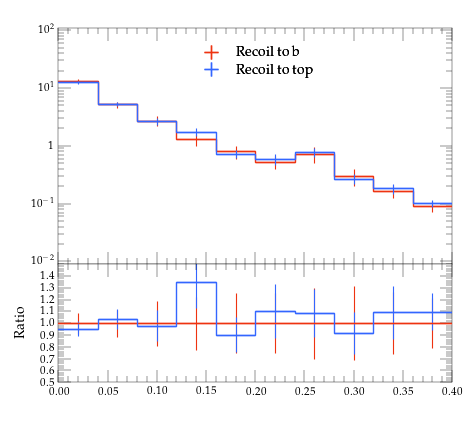

The script that saved this image:
#! /usr/bin/env python

# This Python script was auto-generated using YODA v2.0.2.
# Analysis object: /ATLAS_2013_I1243871/b_rho_ptbin7
# Timestamp: 06-08-2026 (15:14:29)

import matplotlib as mpl
import matplotlib.pyplot as plt
mpl.use('Agg') # comment out for interactive use
import os
import numpy as np

plotDir = os.path.split(os.path.realpath(__file__))[0]
if 'YODA_USER_PLOT_PATH' in globals():
    plot_outdir = globals()['YODA_USER_PLOT_PATH']
else:
    plot_outdir = plotDir

#plot style
plt.style.use(os.path.join(plotDir, '../default.mplstyle'))
# plot metadata
figW, figH = plt.rcParams['figure.figsize']
ax_xLabel = r''
ax_yLabel = r''
ax_title  = r''
ax_xScale = 'linear'
ax_yScale = 'log'
xLims = (0.0, 0.4)
yLims = (0.009000000000000001, 110.00000000000001)

# TeX-friendly labels for the legend
labels = {
    'legend' : ([ r"Recoil to b", r"Recoil to top" ], r""),
}

# Adjust canvas width and height
canvasW = 10.0
canvasH = 9.0
figW *= canvasW/10.
figH *= canvasH/9.

# Create figure and axis objects
fig, (ax, ratio0_ax) = plt.subplots(2, 1, sharex=True,
                  figsize=(figW,figH), gridspec_kw={'height_ratios': (6.0, 3.0)})

# Set figure margins
plt.subplots_adjust(
    left   = 1.0 * plt.rcParams['figure.subplot.left'],
    right  = 1.0 * plt.rcParams['figure.subplot.right'],
    top    = 1.0 * plt.rcParams['figure.subplot.top'],
    bottom = 1.0 * plt.rcParams['figure.subplot.bottom'])

ratio0_ax.yaxis.set_major_locator(mpl.ticker.MultipleLocator(0.1))
ratio0_ax.set_ylim(0.5, 1.4999)
ratio0_ax.set_ylabel('Ratio')

# the numerical data is stored in a separate file
dataf = dict()
prefix = os.path.split(__file__)[0]
if prefix:    prefix = prefix + '/'
exec(open(prefix+'b_rho_ptbin7__data.py').read(), dataf)


legend_handles = dict() # keep track of handles for the legend

# style options for curves
# starts at zorder>=5 to draw curve on top of legend
styles = {
  'recoil_b': {
    'color' : '#EE3311',
    'linestyle' : '-',
    'linewidth' : 1,
    'marker' : 'none',
    'markersize' : 2,
    'capsize' : 0.0,
    'zorder' : 5,
    'histstyle' : 1,
    'drawstyle' : 'steps-pre',
    'xerrorbars' : 1,
    'yerrorbars' : 1,
    'fillcolor' : None,
    'fillopacity' : 1.0,
    'ratio0_linestyle' : '-',
    'ratio0_linewidth' : 1,
    'ratio0_marker' : 'none',
    'ratio0_markersize' : 2,
    'ratio0_capsize' : 0.0,
    'ratio0_zorder' : 5,
    'ratio0_histstyle' : 1,
    'ratio0_drawstyle' : 'steps-pre',
    'ratio0_xerrorbars' : 1,
    'ratio0_yerrorbars' : 1,
  },
  'recoil_t': {
    'color' : '#3366FF',
    'linestyle' : '-',
    'linewidth' : 1,
    'marker' : 'none',
    'markersize' : 2,
    'capsize' : 0.0,
    'zorder' : 6,
    'histstyle' : 1,
    'drawstyle' : 'steps-pre',
    'xerrorbars' : 1,
    'yerrorbars' : 1,
    'fillcolor' : None,
    'fillopacity' : 1.0,
    'ratio0_linestyle' : '-',
    'ratio0_linewidth' : 1,
    'ratio0_marker' : 'none',
    'ratio0_markersize' : 2,
    'ratio0_capsize' : 0.0,
    'ratio0_zorder' : 6,
    'ratio0_histstyle' : 1,
    'ratio0_drawstyle' : 'steps-pre',
    'ratio0_xerrorbars' : 1,
    'ratio0_yerrorbars' : 1,
  },
}

# curve from input yoda files in main panel
for label, yvals in dataf['yvals'].items():
    if all(np.isnan(v) for v in dataf['yvals'][label]):
        continue
    tmp = None
    if styles[label]['histstyle']: # draw as histogram
        xpos = dataf['xedges'][label] if styles[label]['drawstyle'] else dataf['xpoints'][label]
        ypos = np.insert(yvals, 0, yvals[0]) if styles[label]['drawstyle'] else yvals
        if styles[label]['fillcolor']: # fill area below curve
            ax.fill_between(xpos, ypos, step='pre',
                            color=styles[label]['fillcolor'],
                            alpha=styles[label]['fillopacity'])
        tmp, = ax.plot(xpos, ypos,
                       color=styles[label]['color'],
                       linestyle=styles[label]['linestyle'],
                       linewidth=styles[label]['linewidth'],
                       drawstyle=styles[label]['drawstyle'], solid_joinstyle='miter',
                       zorder=styles[label]['zorder'], label=label)
    tmp = ax.errorbar(dataf['xpoints'][label], yvals,
                      xerr=np.array(dataf['xerrs'][label])*styles[label]['xerrorbars'],
                      yerr=np.array(dataf['yerrs'][label])*styles[label]['yerrorbars'],
                      fmt=styles[label]['marker'], capsize=styles[label]['capsize'],
                      markersize=styles[label]['markersize'],
                      ecolor=styles[label]['color'],
                      color=styles[label]['color'], zorder=styles[label]['zorder'])
    tmp[-1][0].set_linestyle(styles[label]['linestyle'])
    tmp[-1][0].set_linewidth(styles[label]['linewidth'])
    if label in dataf['add_legend_handle']:  legend_handles[label] = tmp
    for varLabel in dataf['variation_yvals'].keys():
        if varLabel.startswith(label):
            tmp, = ax.plot(dataf['xedges'][label], dataf['variation_yvals'][varLabel],
                           color=styles[label]['color'],
                           linestyle=styles[label]['linestyle'],
                           linewidth=styles[label]['linewidth'],
                           drawstyle='steps-pre', solid_joinstyle='miter',
                           zorder=styles[label]['zorder'], alpha=0.5)


# plots on ratio panel
# curve from input yoda files in ratio panel
for label, yvals in dataf['ratio0_yvals'].items():
    if all(np.isnan(v) for v in yvals):
        continue
    if styles[label]['ratio0_histstyle']: # plot as histogram
        xpos = dataf['xedges']['recoil_b'] if styles[label]['ratio0_drawstyle'] else dataf['xpoints']['recoil_b']
        ypos = np.insert(yvals, 0, yvals[0]) if styles[label]['ratio0_drawstyle'] else yvals
        ratio0_ax.plot(xpos, ypos,
                       color=styles[label]['color'],
                       linewidth=styles[label]['linewidth'],
                       linestyle=styles[label]['ratio0_linestyle'],
                       drawstyle=styles[label]['ratio0_drawstyle'], zorder=styles[label]['zorder'],
                       solid_joinstyle='miter')
    tmp = ratio0_ax.errorbar(dataf['xpoints']['recoil_b'], yvals,
                             xerr=np.array(dataf['ref_xerrs'])*styles[label]['ratio0_xerrorbars'],
                             yerr=np.array(dataf['ratio0_yerrs'][label])*styles[label]['ratio0_yerrorbars'],
                             fmt=styles[label]['ratio0_marker'], capsize=styles[label]['ratio0_capsize'],
                             markersize=styles[label]['ratio0_markersize'],
                             ecolor=styles[label]['color'],
                             color=styles[label]['color'])
    tmp[-1][0].set_linestyle(styles[label]['ratio0_linestyle'])
    tmp[-1][0].set_linewidth(styles[label]['ratio0_linewidth'])

    for varlabel in dataf['ratio0_variation_vals'].keys():
        if varlabel.startswith(label):
            ratio0_ax.plot(dataf['xedges']['recoil_b'],
                            dataf['ratio0_variation_vals'][varlabel],
                            color=styles[label]['color'],
                            linestyle=styles[label]['linestyle'],
                            linewidth=styles[label]['linewidth'],
                            drawstyle='steps-pre', solid_joinstyle='miter',
                            zorder=1, alpha=0.5)

legend_items = list(legend_handles.values())
ax.add_artist(ax.legend(legend_items,
                        labels['legend'][0],
                        title=labels['legend'][1],
                        alignment='left',
                        loc='upper center',
                        bbox_to_anchor=(0.5, 0.97)))

# set plot metadata as defined above
ratio0_ax.set_xlabel(ax_xLabel)
ratio0_ax.xaxis.set_label_coords(1., -0.15)
ax.set_ylabel(ax_yLabel, ha='right', va='top')
ax.yaxis.set_label_coords(-0.11, 1.0)
ax.set_title(ax_title, loc='left')
ax.set_xscale(ax_xScale)
ax.set_yscale(ax_yScale)
ax.set_xlim(xLims)
ax.set_ylim(yLims)

# tick formatting
plt.rcParams['xtick.top'] = True
plt.rcParams['ytick.right'] = True
ax.yaxis.set_major_locator(mpl.ticker.LogLocator(base=10.0, numticks=np.inf))
ax.yaxis.set_minor_locator(mpl.ticker.LogLocator(
                           base=10.0, subs=np.arange(0.1, 1, 0.1), numticks=np.inf))
fig.align_ylabels((ax, ratio0_ax))
plt.savefig(os.path.join(plot_outdir, 'b_rho_ptbin7.pdf'), format='PDF')
plt.savefig(os.path.join(plot_outdir, 'b_rho_ptbin7.png'), format='PNG')

plt.close(fig)
